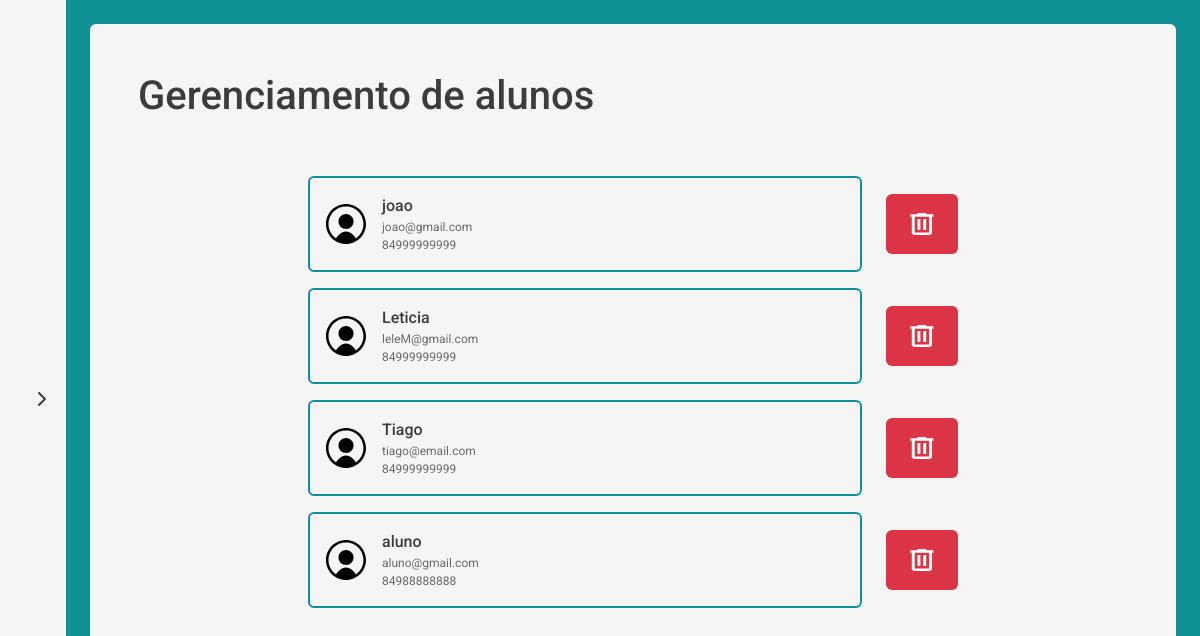
/gerenciarusuarios (signed in), run on the app's committed database.
### models/Usuario.py (models this page shows, shortened)
class Usuario(db.Model, UserMixin):
    __tablename__='usuario'
    id = db.Column(db.Integer, primary_key = True, autoincrement=True)
    nome = db.Column(db.String(200))
    telefone = db.Column(db.String(20))
    email = db.Column(db.String(200), unique=True)
    senha = db.Column(db.String(200))
    tipo_user = db.Column(db.Integer)

### app.py (the view)
@app.route('/gerenciarusuarios')
@login_required
def gerenciar_users():
   if current_user.tipo_user != 'adm':
      flash('Acesso exclusivo para administradores!', 'danger')
      return redirect(url_for('inicio'))
   usuarios = Usuario.query.filter_by(tipo_user='comum').all()
   return render_template('gerenciar_usuario.html', usuarios=usuarios)

### controllers/Usuario.py (called while the page is built)
@login_manager.user_loader
def load_user(user_id):
    if not user_id:
        return None
    return Usuario.query.get(user_id)

### templates/gerenciar_usuario.html (shortened to what this page needs)
{% extends "base_adm.html" %}
{% block conteudo %}
    <div class="container_gerenciar_usuario flex-grow-1 d-flex flex-column">
    <h1>Gerenciamento de alunos</h1>
    <div class="box-user-aluno d-flex flex-column gap-3 mt-5 m-auto w-100">
        {% for user in usuarios %}
        <div class="show-user d-flex gap-4 align-items-center w-100" class="box_conteudos scroll d-flex flex-column gap-3 mt-5" style="max-height: 600px; overflow-y: auto;">
            <div class="user-aluno d-flex p-3 rounded gap-3 w-100">
                <img src="{{ url_for('static', filename='img/icon_user.svg') }}" alt="">
                <div class="info">
                    <p class="mb-0 fw-medium">{{ user.nome }}</p>
                    <p class="email_user mb-0 opacity-75">{{ user.email }}</p>
                    <p class="email_user mb-0 opacity-75">{{ user.telefone }}</p>
                </div>
            </div>
            <a href="{{url_for('usuario.adm_deletar_user', id=user.id)}}" name="{{user.id}}">
                <div class="button-delete bg-danger d-flex justify-content-center align-items-center p-4 rounded gap-3">
                    <img src="{{ url_for('static', filename='img/icon_delete.svg') }}" alt="">
                </div>
            </a>
        </div>
        {% endfor %}
    </div>
    </div>
{% endblock %}

### static/css/index.css (style rules this page uses)
body { margin: 0; padding: 0; box-sizing: border-box; font-family: "Roboto", sans-serif !important; color: #3C3C3C !important; line-height: normal; }
html, body { height: 100%; width: 100%; }
.user-aluno { border: 2px solid #0E9094; width: 100%; }
.box-user-aluno { max-width: 650px; }
.button-delete { height: 60px; cursor: pointer; }
.button-delete img { width: 24px; }
.email_user { font-size: 0.75rem; }

### data on the page
Usuario: nome "joao", email "joao@gmail.com", telefone "84999999999"
Usuario: nome "Leticia", email "leleM@gmail.com", telefone "84999999999"
Usuario: nome "Tiago", email "tiago@email.com", telefone "84999999999"
Usuario: nome "aluno", email "aluno@gmail.com", telefone "84988888888"
